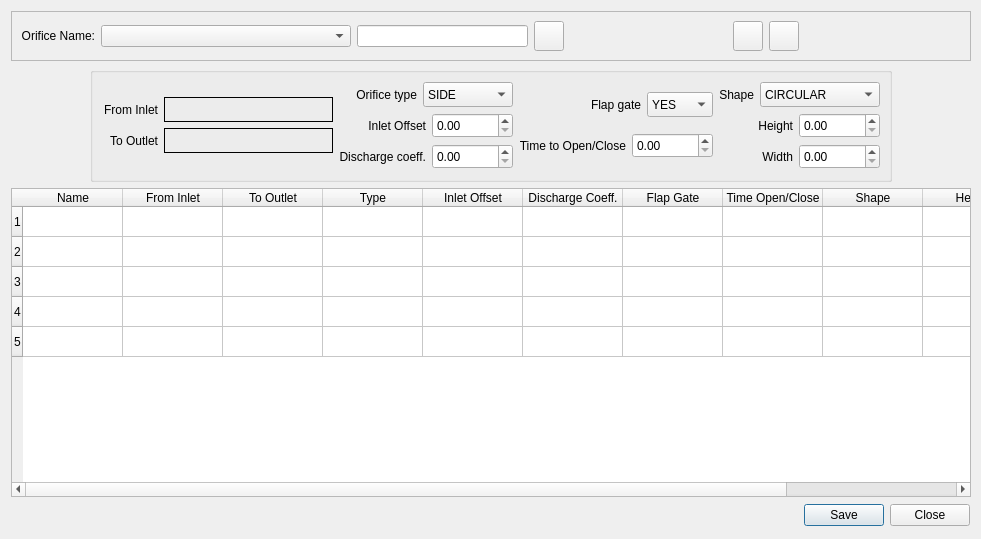
<?xml version="1.0" encoding="UTF-8"?>
<ui version="4.0">
 <class>orifices_dlg</class>
 <widget class="QDialog" name="orifices_dlg">
  <property name="windowModality">
   <enum>Qt::NonModal</enum>
  </property>
  <property name="enabled">
   <bool>true</bool>
  </property>
  <property name="geometry">
   <rect>
    <x>0</x>
    <y>0</y>
    <width>981</width>
    <height>539</height>
   </rect>
  </property>
  <property name="sizePolicy">
   <sizepolicy hsizetype="Preferred" vsizetype="Preferred">
    <horstretch>0</horstretch>
    <verstretch>0</verstretch>
   </sizepolicy>
  </property>
  <property name="minimumSize">
   <size>
    <width>981</width>
    <height>0</height>
   </size>
  </property>
  <property name="maximumSize">
   <size>
    <width>16777215</width>
    <height>16777215</height>
   </size>
  </property>
  <property name="windowTitle">
   <string>Orifices</string>
  </property>
  <layout class="QGridLayout" name="gridLayout_5">
   <item row="0" column="0" colspan="2">
    <widget class="QFrame" name="frame">
     <property name="sizePolicy">
      <sizepolicy hsizetype="Expanding" vsizetype="Expanding">
       <horstretch>0</horstretch>
       <verstretch>0</verstretch>
      </sizepolicy>
     </property>
     <property name="minimumSize">
      <size>
       <width>960</width>
       <height>50</height>
      </size>
     </property>
     <property name="maximumSize">
      <size>
       <width>960</width>
       <height>50</height>
      </size>
     </property>
     <property name="frameShape">
      <enum>QFrame::StyledPanel</enum>
     </property>
     <property name="frameShadow">
      <enum>QFrame::Plain</enum>
     </property>
     <layout class="QGridLayout" name="gridLayout_7">
      <item row="0" column="0">
       <layout class="QHBoxLayout" name="horizontalLayout_9">
        <item>
         <layout class="QHBoxLayout" name="horizontalLayout_5">
          <property name="sizeConstraint">
           <enum>QLayout::SetFixedSize</enum>
          </property>
          <item>
           <widget class="QLabel" name="label">
            <property name="enabled">
             <bool>true</bool>
            </property>
            <property name="sizePolicy">
             <sizepolicy hsizetype="Fixed" vsizetype="Fixed">
              <horstretch>0</horstretch>
              <verstretch>0</verstretch>
             </sizepolicy>
            </property>
            <property name="text">
             <string>Orifice Name:</string>
            </property>
            <property name="alignment">
             <set>Qt::AlignRight|Qt::AlignTrailing|Qt::AlignVCenter</set>
            </property>
           </widget>
          </item>
          <item>
           <widget class="QComboBox" name="orifice_name_cbo">
            <property name="sizePolicy">
             <sizepolicy hsizetype="Fixed" vsizetype="Fixed">
              <horstretch>0</horstretch>
              <verstretch>0</verstretch>
             </sizepolicy>
            </property>
            <property name="minimumSize">
             <size>
              <width>250</width>
              <height>22</height>
             </size>
            </property>
            <property name="maximumSize">
             <size>
              <width>250</width>
              <height>22</height>
             </size>
            </property>
            <property name="editable">
             <bool>false</bool>
            </property>
           </widget>
          </item>
         </layout>
        </item>
        <item>
         <layout class="QGridLayout" name="gridLayout_31">
          <property name="sizeConstraint">
           <enum>QLayout::SetFixedSize</enum>
          </property>
          <item row="0" column="0">
           <widget class="QLineEdit" name="orifice_to_find_le">
            <property name="sizePolicy">
             <sizepolicy hsizetype="Fixed" vsizetype="Fixed">
              <horstretch>0</horstretch>
              <verstretch>0</verstretch>
             </sizepolicy>
            </property>
            <property name="minimumSize">
             <size>
              <width>171</width>
              <height>22</height>
             </size>
            </property>
            <property name="maximumSize">
             <size>
              <width>171</width>
              <height>22</height>
             </size>
            </property>
            <property name="clearButtonEnabled">
             <bool>true</bool>
            </property>
           </widget>
          </item>
          <item row="0" column="1">
           <widget class="QPushButton" name="find_orifice_btn">
            <property name="sizePolicy">
             <sizepolicy hsizetype="Fixed" vsizetype="Fixed">
              <horstretch>0</horstretch>
              <verstretch>0</verstretch>
             </sizepolicy>
            </property>
            <property name="minimumSize">
             <size>
              <width>30</width>
              <height>30</height>
             </size>
            </property>
            <property name="maximumSize">
             <size>
              <width>30</width>
              <height>30</height>
             </size>
            </property>
            <property name="text">
             <string/>
            </property>
            <property name="icon">
             <iconset>
              <normaloff>../img/eye-svgrepo-com.svg</normaloff>../img/eye-svgrepo-com.svg</iconset>
            </property>
           </widget>
          </item>
         </layout>
        </item>
       </layout>
      </item>
      <item row="0" column="1">
       <layout class="QHBoxLayout" name="horizontalLayout_8">
        <item>
         <spacer name="horizontalSpacer">
          <property name="orientation">
           <enum>Qt::Horizontal</enum>
          </property>
          <property name="sizeHint" stdset="0">
           <size>
            <width>118</width>
            <height>20</height>
           </size>
          </property>
         </spacer>
        </item>
        <item>
         <layout class="QGridLayout" name="gridLayout_21">
          <property name="sizeConstraint">
           <enum>QLayout::SetFixedSize</enum>
          </property>
          <item row="0" column="0">
           <widget class="QPushButton" name="zoom_in_orifice_btn">
            <property name="sizePolicy">
             <sizepolicy hsizetype="Fixed" vsizetype="Fixed">
              <horstretch>0</horstretch>
              <verstretch>0</verstretch>
             </sizepolicy>
            </property>
            <property name="minimumSize">
             <size>
              <width>30</width>
              <height>30</height>
             </size>
            </property>
            <property name="maximumSize">
             <size>
              <width>30</width>
              <height>30</height>
             </size>
            </property>
            <property name="focusPolicy">
             <enum>Qt::NoFocus</enum>
            </property>
            <property name="toolTip">
             <string>Zoom In</string>
            </property>
            <property name="toolTipDuration">
             <number>2</number>
            </property>
            <property name="text">
             <string/>
            </property>
            <property name="icon">
             <iconset>
              <normaloff>../img/zoom_in.svg</normaloff>../img/zoom_in.svg</iconset>
            </property>
           </widget>
          </item>
          <item row="0" column="1">
           <widget class="QPushButton" name="zoom_out_orifice_btn">
            <property name="sizePolicy">
             <sizepolicy hsizetype="Fixed" vsizetype="Fixed">
              <horstretch>0</horstretch>
              <verstretch>0</verstretch>
             </sizepolicy>
            </property>
            <property name="minimumSize">
             <size>
              <width>30</width>
              <height>30</height>
             </size>
            </property>
            <property name="maximumSize">
             <size>
              <width>30</width>
              <height>30</height>
             </size>
            </property>
            <property name="focusPolicy">
             <enum>Qt::NoFocus</enum>
            </property>
            <property name="toolTip">
             <string>Zoom Out</string>
            </property>
            <property name="toolTipDuration">
             <number>2</number>
            </property>
            <property name="text">
             <string/>
            </property>
            <property name="icon">
             <iconset>
              <normaloff>../img/zoom_out.svg</normaloff>../img/zoom_out.svg</iconset>
            </property>
           </widget>
          </item>
         </layout>
        </item>
        <item>
         <spacer name="horizontalSpacer_2">
          <property name="orientation">
           <enum>Qt::Horizontal</enum>
          </property>
          <property name="sizeHint" stdset="0">
           <size>
            <width>108</width>
            <height>20</height>
           </size>
          </property>
         </spacer>
        </item>
       </layout>
      </item>
     </layout>
    </widget>
   </item>
   <item row="1" column="0" colspan="2">
    <layout class="QHBoxLayout" name="horizontalLayout_13">
     <item>
      <spacer name="horizontalSpacer_3">
       <property name="orientation">
        <enum>Qt::Horizontal</enum>
       </property>
       <property name="sizeHint" stdset="0">
        <size>
         <width>40</width>
         <height>20</height>
        </size>
       </property>
      </spacer>
     </item>
     <item>
      <widget class="QGroupBox" name="pumps_grp">
       <property name="sizePolicy">
        <sizepolicy hsizetype="Fixed" vsizetype="Fixed">
         <horstretch>0</horstretch>
         <verstretch>0</verstretch>
        </sizepolicy>
       </property>
       <property name="minimumSize">
        <size>
         <width>0</width>
         <height>115</height>
        </size>
       </property>
       <property name="maximumSize">
        <size>
         <width>16777215</width>
         <height>115</height>
        </size>
       </property>
       <property name="title">
        <string/>
       </property>
       <property name="flat">
        <bool>false</bool>
       </property>
       <layout class="QGridLayout" name="gridLayout_3">
        <item row="0" column="0">
         <layout class="QHBoxLayout" name="horizontalLayout_2">
          <item>
           <layout class="QGridLayout" name="gridLayout_4">
            <item row="0" column="0">
             <layout class="QGridLayout" name="gridLayout">
              <property name="sizeConstraint">
               <enum>QLayout::SetFixedSize</enum>
              </property>
              <item row="2" column="0">
               <widget class="QLabel" name="to_node_lbl">
                <property name="sizePolicy">
                 <sizepolicy hsizetype="Fixed" vsizetype="Fixed">
                  <horstretch>0</horstretch>
                  <verstretch>0</verstretch>
                 </sizepolicy>
                </property>
                <property name="minimumSize">
                 <size>
                  <width>56</width>
                  <height>25</height>
                 </size>
                </property>
                <property name="toolTip">
                 <string>ID of downstream node</string>
                </property>
                <property name="layoutDirection">
                 <enum>Qt::LeftToRight</enum>
                </property>
                <property name="text">
                 <string>To Outlet</string>
                </property>
                <property name="textFormat">
                 <enum>Qt::PlainText</enum>
                </property>
                <property name="alignment">
                 <set>Qt::AlignRight|Qt::AlignTrailing|Qt::AlignVCenter</set>
                </property>
               </widget>
              </item>
              <item row="1" column="0">
               <widget class="QLabel" name="from_node_lbl">
                <property name="sizePolicy">
                 <sizepolicy hsizetype="Fixed" vsizetype="Fixed">
                  <horstretch>0</horstretch>
                  <verstretch>0</verstretch>
                 </sizepolicy>
                </property>
                <property name="minimumSize">
                 <size>
                  <width>56</width>
                  <height>25</height>
                 </size>
                </property>
                <property name="toolTip">
                 <string>ID of upstream node</string>
                </property>
                <property name="text">
                 <string>From Inlet</string>
                </property>
                <property name="alignment">
                 <set>Qt::AlignRight|Qt::AlignTrailing|Qt::AlignVCenter</set>
                </property>
               </widget>
              </item>
             </layout>
            </item>
            <item row="0" column="1">
             <layout class="QGridLayout" name="gridLayout_2">
              <property name="sizeConstraint">
               <enum>QLayout::SetFixedSize</enum>
              </property>
              <item row="0" column="0">
               <widget class="QLabel" name="orifice_from_node_txt">
                <property name="sizePolicy">
                 <sizepolicy hsizetype="Fixed" vsizetype="Fixed">
                  <horstretch>0</horstretch>
                  <verstretch>0</verstretch>
                 </sizepolicy>
                </property>
                <property name="minimumSize">
                 <size>
                  <width>169</width>
                  <height>25</height>
                 </size>
                </property>
                <property name="frameShape">
                 <enum>QFrame::Box</enum>
                </property>
                <property name="text">
                 <string/>
                </property>
               </widget>
              </item>
              <item row="1" column="0">
               <widget class="QLabel" name="orifice_to_node_txt">
                <property name="sizePolicy">
                 <sizepolicy hsizetype="Fixed" vsizetype="Fixed">
                  <horstretch>0</horstretch>
                  <verstretch>0</verstretch>
                 </sizepolicy>
                </property>
                <property name="minimumSize">
                 <size>
                  <width>169</width>
                  <height>25</height>
                 </size>
                </property>
                <property name="frameShape">
                 <enum>QFrame::Box</enum>
                </property>
                <property name="text">
                 <string/>
                </property>
               </widget>
              </item>
             </layout>
            </item>
           </layout>
          </item>
          <item>
           <layout class="QVBoxLayout" name="verticalLayout">
            <item>
             <layout class="QHBoxLayout" name="horizontalLayout">
              <item>
               <widget class="QLabel" name="label_3">
                <property name="text">
                 <string>Orifice type</string>
                </property>
                <property name="alignment">
                 <set>Qt::AlignRight|Qt::AlignTrailing|Qt::AlignVCenter</set>
                </property>
               </widget>
              </item>
              <item>
               <widget class="QComboBox" name="orifice_type_cbo">
                <property name="sizePolicy">
                 <sizepolicy hsizetype="Fixed" vsizetype="Fixed">
                  <horstretch>0</horstretch>
                  <verstretch>0</verstretch>
                 </sizepolicy>
                </property>
                <property name="minimumSize">
                 <size>
                  <width>90</width>
                  <height>25</height>
                 </size>
                </property>
                <property name="maximumSize">
                 <size>
                  <width>90</width>
                  <height>25</height>
                 </size>
                </property>
                <property name="currentText">
                 <string>SIDE</string>
                </property>
                <item>
                 <property name="text">
                  <string>SIDE</string>
                 </property>
                </item>
                <item>
                 <property name="text">
                  <string>BOTTOM</string>
                 </property>
                </item>
               </widget>
              </item>
             </layout>
            </item>
            <item>
             <layout class="QHBoxLayout" name="horizontalLayout_3">
              <item>
               <widget class="QLabel" name="label_4">
                <property name="text">
                 <string>Inlet Offset</string>
                </property>
                <property name="alignment">
                 <set>Qt::AlignRight|Qt::AlignTrailing|Qt::AlignVCenter</set>
                </property>
               </widget>
              </item>
              <item>
               <widget class="QDoubleSpinBox" name="orifice_crest_height_dbox">
                <property name="sizePolicy">
                 <sizepolicy hsizetype="Fixed" vsizetype="Fixed">
                  <horstretch>0</horstretch>
                  <verstretch>0</verstretch>
                 </sizepolicy>
                </property>
                <property name="minimumSize">
                 <size>
                  <width>81</width>
                  <height>25</height>
                 </size>
                </property>
                <property name="sizeIncrement">
                 <size>
                  <width>81</width>
                  <height>25</height>
                 </size>
                </property>
                <property name="maximum">
                 <double>9999.000000000000000</double>
                </property>
               </widget>
              </item>
             </layout>
            </item>
            <item>
             <layout class="QHBoxLayout" name="horizontalLayout_4">
              <item>
               <widget class="QLabel" name="label_5">
                <property name="text">
                 <string>Discharge coeff.</string>
                </property>
                <property name="alignment">
                 <set>Qt::AlignRight|Qt::AlignTrailing|Qt::AlignVCenter</set>
                </property>
               </widget>
              </item>
              <item>
               <widget class="QDoubleSpinBox" name="orifice_discharge_coeff_dbox">
                <property name="sizePolicy">
                 <sizepolicy hsizetype="Fixed" vsizetype="Fixed">
                  <horstretch>0</horstretch>
                  <verstretch>0</verstretch>
                 </sizepolicy>
                </property>
                <property name="minimumSize">
                 <size>
                  <width>81</width>
                  <height>25</height>
                 </size>
                </property>
                <property name="maximumSize">
                 <size>
                  <width>81</width>
                  <height>25</height>
                 </size>
                </property>
                <property name="maximum">
                 <double>9999.000000000000000</double>
                </property>
               </widget>
              </item>
             </layout>
            </item>
           </layout>
          </item>
          <item>
           <layout class="QVBoxLayout" name="verticalLayout_2">
            <item>
             <layout class="QHBoxLayout" name="horizontalLayout_10">
              <item>
               <widget class="QLabel" name="label_6">
                <property name="text">
                 <string>Flap gate</string>
                </property>
                <property name="alignment">
                 <set>Qt::AlignRight|Qt::AlignTrailing|Qt::AlignVCenter</set>
                </property>
               </widget>
              </item>
              <item>
               <widget class="QComboBox" name="orifice_flap_gate_cbo">
                <property name="sizePolicy">
                 <sizepolicy hsizetype="Fixed" vsizetype="Fixed">
                  <horstretch>0</horstretch>
                  <verstretch>0</verstretch>
                 </sizepolicy>
                </property>
                <property name="minimumSize">
                 <size>
                  <width>66</width>
                  <height>25</height>
                 </size>
                </property>
                <property name="maximumSize">
                 <size>
                  <width>66</width>
                  <height>25</height>
                 </size>
                </property>
                <property name="currentText">
                 <string>YES</string>
                </property>
                <item>
                 <property name="text">
                  <string>YES</string>
                 </property>
                </item>
                <item>
                 <property name="text">
                  <string>NO</string>
                 </property>
                </item>
               </widget>
              </item>
             </layout>
            </item>
            <item>
             <layout class="QHBoxLayout" name="horizontalLayout_6">
              <item>
               <widget class="QLabel" name="label_7">
                <property name="text">
                 <string>Time to Open/Close</string>
                </property>
                <property name="alignment">
                 <set>Qt::AlignRight|Qt::AlignTrailing|Qt::AlignVCenter</set>
                </property>
               </widget>
              </item>
              <item>
               <widget class="QDoubleSpinBox" name="orifice_open_close_time_dbox">
                <property name="sizePolicy">
                 <sizepolicy hsizetype="Fixed" vsizetype="Fixed">
                  <horstretch>0</horstretch>
                  <verstretch>0</verstretch>
                 </sizepolicy>
                </property>
                <property name="minimumSize">
                 <size>
                  <width>81</width>
                  <height>25</height>
                 </size>
                </property>
                <property name="sizeIncrement">
                 <size>
                  <width>81</width>
                  <height>25</height>
                 </size>
                </property>
                <property name="maximum">
                 <double>9999.000000000000000</double>
                </property>
               </widget>
              </item>
             </layout>
            </item>
           </layout>
          </item>
          <item>
           <layout class="QVBoxLayout" name="verticalLayout_3">
            <item>
             <layout class="QHBoxLayout" name="horizontalLayout_12">
              <item>
               <widget class="QLabel" name="label_8">
                <property name="text">
                 <string>Shape</string>
                </property>
                <property name="alignment">
                 <set>Qt::AlignRight|Qt::AlignTrailing|Qt::AlignVCenter</set>
                </property>
               </widget>
              </item>
              <item>
               <widget class="QComboBox" name="orifice_shape_cbo">
                <property name="sizePolicy">
                 <sizepolicy hsizetype="Fixed" vsizetype="Fixed">
                  <horstretch>0</horstretch>
                  <verstretch>0</verstretch>
                 </sizepolicy>
                </property>
                <property name="minimumSize">
                 <size>
                  <width>120</width>
                  <height>25</height>
                 </size>
                </property>
                <property name="maximumSize">
                 <size>
                  <width>120</width>
                  <height>25</height>
                 </size>
                </property>
                <property name="currentText">
                 <string>CIRCULAR</string>
                </property>
                <item>
                 <property name="text">
                  <string>CIRCULAR</string>
                 </property>
                </item>
                <item>
                 <property name="text">
                  <string>RECT_CLOSED</string>
                 </property>
                </item>
               </widget>
              </item>
             </layout>
            </item>
            <item>
             <layout class="QHBoxLayout" name="horizontalLayout_11">
              <item>
               <widget class="QLabel" name="label_10">
                <property name="text">
                 <string>Height</string>
                </property>
                <property name="alignment">
                 <set>Qt::AlignRight|Qt::AlignTrailing|Qt::AlignVCenter</set>
                </property>
               </widget>
              </item>
              <item>
               <widget class="QDoubleSpinBox" name="orifice_height_dbox">
                <property name="sizePolicy">
                 <sizepolicy hsizetype="Fixed" vsizetype="Fixed">
                  <horstretch>0</horstretch>
                  <verstretch>0</verstretch>
                 </sizepolicy>
                </property>
                <property name="minimumSize">
                 <size>
                  <width>81</width>
                  <height>25</height>
                 </size>
                </property>
                <property name="sizeIncrement">
                 <size>
                  <width>81</width>
                  <height>25</height>
                 </size>
                </property>
                <property name="maximum">
                 <double>9999.000000000000000</double>
                </property>
               </widget>
              </item>
             </layout>
            </item>
            <item>
             <layout class="QHBoxLayout" name="horizontalLayout_7">
              <item>
               <widget class="QLabel" name="label_9">
                <property name="text">
                 <string>Width</string>
                </property>
                <property name="alignment">
                 <set>Qt::AlignRight|Qt::AlignTrailing|Qt::AlignVCenter</set>
                </property>
               </widget>
              </item>
              <item>
               <widget class="QDoubleSpinBox" name="orifice_width_dbox">
                <property name="sizePolicy">
                 <sizepolicy hsizetype="Fixed" vsizetype="Fixed">
                  <horstretch>0</horstretch>
                  <verstretch>0</verstretch>
                 </sizepolicy>
                </property>
                <property name="minimumSize">
                 <size>
                  <width>81</width>
                  <height>25</height>
                 </size>
                </property>
                <property name="sizeIncrement">
                 <size>
                  <width>81</width>
                  <height>25</height>
                 </size>
                </property>
                <property name="maximum">
                 <double>9999.000000000000000</double>
                </property>
               </widget>
              </item>
             </layout>
            </item>
           </layout>
          </item>
         </layout>
        </item>
       </layout>
      </widget>
     </item>
     <item>
      <spacer name="horizontalSpacer_5">
       <property name="orientation">
        <enum>Qt::Horizontal</enum>
       </property>
       <property name="sizeHint" stdset="0">
        <size>
         <width>40</width>
         <height>20</height>
        </size>
       </property>
      </spacer>
     </item>
    </layout>
   </item>
   <item row="3" column="0">
    <spacer name="horizontalSpacer_4">
     <property name="orientation">
      <enum>Qt::Horizontal</enum>
     </property>
     <property name="sizeHint" stdset="0">
      <size>
       <width>439</width>
       <height>25</height>
      </size>
     </property>
    </spacer>
   </item>
   <item row="2" column="0" colspan="2">
    <widget class="QTableWidget" name="orifices_tblw">
     <property name="sizePolicy">
      <sizepolicy hsizetype="Preferred" vsizetype="Preferred">
       <horstretch>0</horstretch>
       <verstretch>0</verstretch>
      </sizepolicy>
     </property>
     <property name="minimumSize">
      <size>
       <width>960</width>
       <height>0</height>
      </size>
     </property>
     <property name="maximumSize">
      <size>
       <width>16777215</width>
       <height>16777215</height>
      </size>
     </property>
     <property name="selectionMode">
      <enum>QAbstractItemView::SingleSelection</enum>
     </property>
     <property name="selectionBehavior">
      <enum>QAbstractItemView::SelectRows</enum>
     </property>
     <property name="rowCount">
      <number>5</number>
     </property>
     <property name="columnCount">
      <number>11</number>
     </property>
     <row/>
     <row/>
     <row/>
     <row/>
     <row/>
     <column>
      <property name="text">
       <string>Name</string>
      </property>
     </column>
     <column>
      <property name="text">
       <string>From Inlet</string>
      </property>
     </column>
     <column>
      <property name="text">
       <string>To Outlet</string>
      </property>
     </column>
     <column>
      <property name="text">
       <string>Type</string>
      </property>
     </column>
     <column>
      <property name="text">
       <string>Inlet Offset</string>
      </property>
     </column>
     <column>
      <property name="text">
       <string>Discharge Coeff.</string>
      </property>
     </column>
     <column>
      <property name="text">
       <string>Flap Gate</string>
      </property>
     </column>
     <column>
      <property name="text">
       <string>Time Open/Close</string>
      </property>
     </column>
     <column>
      <property name="text">
       <string>Shape</string>
      </property>
     </column>
     <column>
      <property name="text">
       <string>Height</string>
      </property>
     </column>
     <column>
      <property name="text">
       <string>Width</string>
      </property>
     </column>
     <item row="0" column="4">
      <property name="text">
       <string/>
      </property>
     </item>
     <item row="0" column="6">
      <property name="text">
       <string/>
      </property>
      <property name="flags">
       <set>ItemIsSelectable|ItemIsDragEnabled|ItemIsUserCheckable</set>
      </property>
     </item>
    </widget>
   </item>
   <item row="3" column="1">
    <widget class="QDialogButtonBox" name="orifices_buttonBox">
     <property name="sizePolicy">
      <sizepolicy hsizetype="Preferred" vsizetype="Fixed">
       <horstretch>0</horstretch>
       <verstretch>0</verstretch>
      </sizepolicy>
     </property>
     <property name="orientation">
      <enum>Qt::Horizontal</enum>
     </property>
     <property name="standardButtons">
      <set>QDialogButtonBox::Close|QDialogButtonBox::Save</set>
     </property>
    </widget>
   </item>
  </layout>
 </widget>
 <resources/>
 <connections>
  <connection>
   <sender>orifices_buttonBox</sender>
   <signal>accepted()</signal>
   <receiver>orifices_dlg</receiver>
   <slot>accept()</slot>
   <hints>
    <hint type="sourcelabel">
     <x>248</x>
     <y>254</y>
    </hint>
    <hint type="destinationlabel">
     <x>157</x>
     <y>274</y>
    </hint>
   </hints>
  </connection>
  <connection>
   <sender>orifices_buttonBox</sender>
   <signal>rejected()</signal>
   <receiver>orifices_dlg</receiver>
   <slot>reject()</slot>
   <hints>
    <hint type="sourcelabel">
     <x>316</x>
     <y>260</y>
    </hint>
    <hint type="destinationlabel">
     <x>286</x>
     <y>274</y>
    </hint>
   </hints>
  </connection>
 </connections>
</ui>
